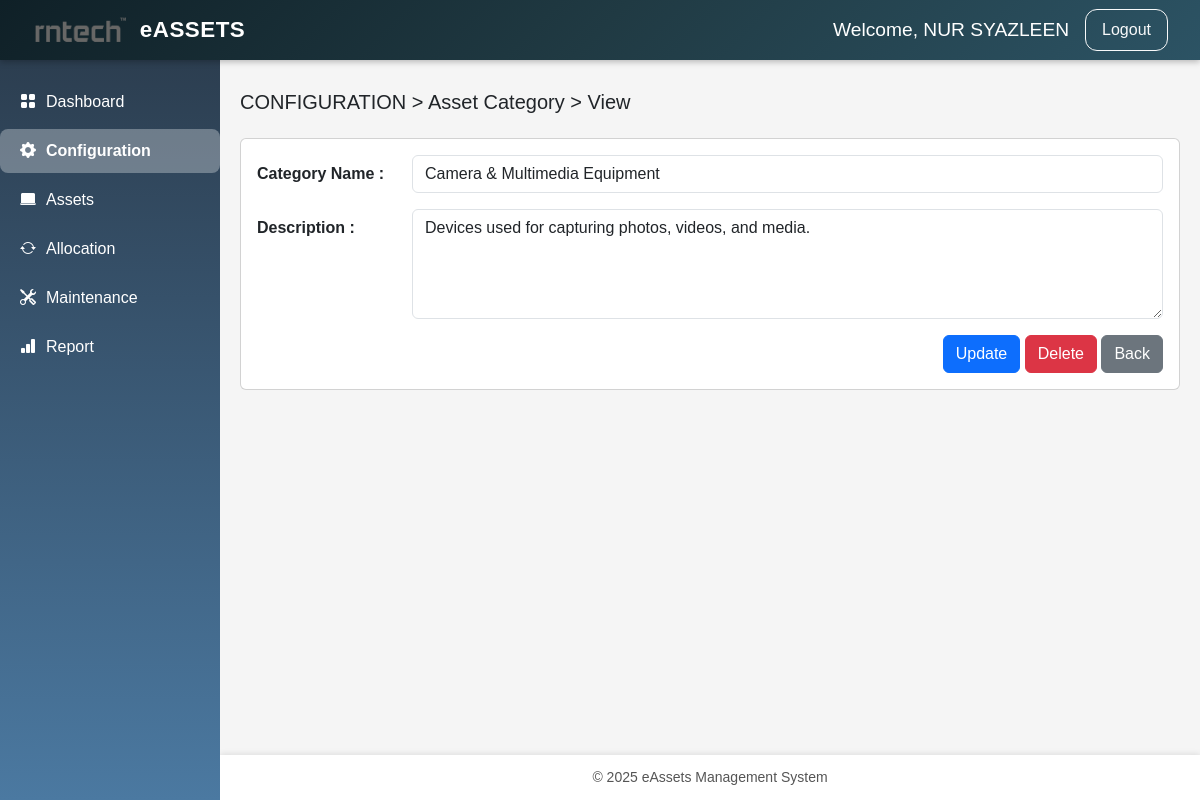
The page /view_category.php?id=10 (signed in) on the database its author committed.
### tables this page shows
CREATE TABLE `asset_categories` (
  `id` int(11) NOT NULL,
  `category_name` varchar(100) NOT NULL,
  `description` text DEFAULT NULL,
  `created_at` timestamp NOT NULL DEFAULT current_timestamp()
);

### view_category.php (the view, shortened to what this page needs)
<?php
require_once 'config/database.php';
$id = (int) $_GET['id'];
$stmt = $pdo->prepare(
    "SELECT id, category_name, description
     FROM asset_categories
     WHERE id = :id"
);
$stmt->execute([':id' => $id]);
$category = $stmt->fetch(PDO::FETCH_ASSOC);
?>
<!DOCTYPE html>
<html lang="en">
<head>
<link href="https://cdn.jsdelivr.net/npm/bootstrap@5.3.0/dist/css/bootstrap.min.css" rel="stylesheet">
<link href="https://cdn.jsdelivr.net/npm/bootstrap-icons/font/bootstrap-icons.css" rel="stylesheet">
<link href="assets/images/style.css" rel="stylesheet">
</head>
<body>
<?php include 'includes/header.php'; ?>
<?php include 'includes/sidebar.php'; ?>
<div class="main-content">
    <div class="mb-4">
        <h5>CONFIGURATION &gt; Asset Category &gt; View</h5>
    </div>
    <div class="card">
        <div class="card-body">
            <div class="mb-3 row">
                <label class="col-sm-2 col-form-label fw-bold">
                    Category Name :
                </label>
                <div class="col-sm-10">
                    <input type="text"
                           class="form-control"
                           value="<?= htmlspecialchars($category['category_name']) ?>"
                           readonly>
                </div>
            </div>
            <div class="mb-3 row">
                <label class="col-sm-2 col-form-label fw-bold">
                    Description :
                </label>
                <div class="col-sm-10">
                    <textarea class="form-control"
                              rows="4"
                              readonly><?= htmlspecialchars($category['description']) ?></textarea>
                </div>
            </div>
            <div class="text-end">
                <a href="edit_category.php?id=<?= $category['id'] ?>" class="btn btn-primary">Update</a>
                <button class="btn btn-danger" data-id="<?= $category['id'] ?>" data-bs-toggle="modal" data-bs-target="#deleteModal">Delete</button>
                <a href="config_category.php" class="btn btn-secondary">Back</a>
            </div>
        </div>
    </div>
</div>
            <?php include 'includes/footer.php'; ?>
</body>
</html>

### assets/images/style.css (style rules this page uses)
.main-content { margin-left: 220px; padding: 90px 20px 20px; flex: 1 0 auto; }
body { display: flex; flex-direction: column; min-height: 100vh; margin: 0; font-family: 'Poppins', sans-serif; background-color: #f5f5f5; }

### rows shown on the page
asset_categories: category_name "Camera & Multimedia Equipment", description "Devices used for capturing photos, videos, and media."

### other values the page prints
$_SESSION['fullname'] "NUR SYAZLEEN"
